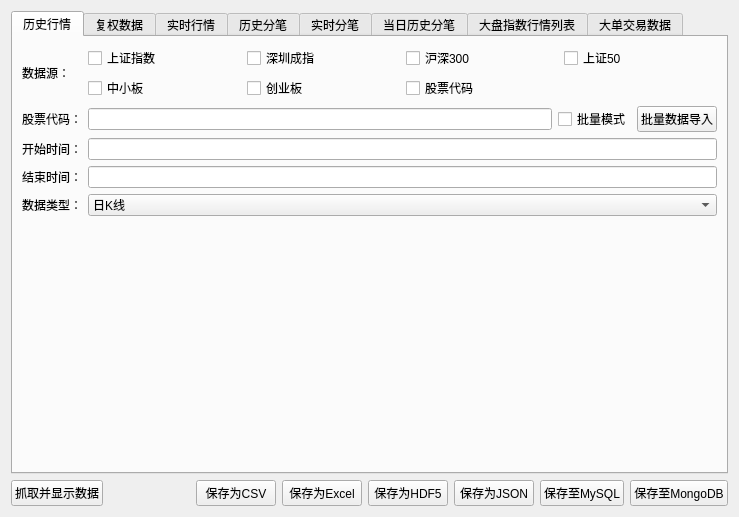
<?xml version="1.0" encoding="UTF-8"?>
<ui version="4.0">
 <class>stockDataWidget</class>
 <widget class="QWidget" name="stockDataWidget">
  <property name="geometry">
   <rect>
    <x>0</x>
    <y>0</y>
    <width>739</width>
    <height>517</height>
   </rect>
  </property>
  <property name="windowTitle">
   <string>股票数据</string>
  </property>
  <layout class="QVBoxLayout" name="verticalLayout">
   <item>
    <widget class="QTabWidget" name="tabWidget">
     <property name="currentIndex">
      <number>0</number>
     </property>
     <widget class="QWidget" name="tabHistoricalQuotation">
      <attribute name="title">
       <string>历史行情</string>
      </attribute>
      <layout class="QVBoxLayout" name="verticalLayout_2">
       <item>
        <layout class="QGridLayout" name="gridLayout_2">
         <item row="0" column="0">
          <widget class="QLabel" name="labDataSource">
           <property name="text">
            <string>数据源：</string>
           </property>
          </widget>
         </item>
         <item row="0" column="1">
          <layout class="QGridLayout" name="gridLayout">
           <item row="0" column="0">
            <widget class="QCheckBox" name="chkBoxSH">
             <property name="text">
              <string>上证指数</string>
             </property>
             <attribute name="buttonGroup">
              <string notr="true">buttonGroup</string>
             </attribute>
            </widget>
           </item>
           <item row="0" column="1">
            <widget class="QCheckBox" name="chkBoxSZ">
             <property name="text">
              <string>深圳成指</string>
             </property>
             <attribute name="buttonGroup">
              <string notr="true">buttonGroup</string>
             </attribute>
            </widget>
           </item>
           <item row="0" column="2">
            <widget class="QCheckBox" name="chkBoxHS300">
             <property name="text">
              <string>沪深300</string>
             </property>
             <attribute name="buttonGroup">
              <string notr="true">buttonGroup</string>
             </attribute>
            </widget>
           </item>
           <item row="0" column="3">
            <widget class="QCheckBox" name="chkBoxSZ50">
             <property name="text">
              <string>上证50</string>
             </property>
             <attribute name="buttonGroup">
              <string notr="true">buttonGroup</string>
             </attribute>
            </widget>
           </item>
           <item row="1" column="0">
            <widget class="QCheckBox" name="chkBoxZXB">
             <property name="text">
              <string>中小板</string>
             </property>
             <attribute name="buttonGroup">
              <string notr="true">buttonGroup</string>
             </attribute>
            </widget>
           </item>
           <item row="1" column="1">
            <widget class="QCheckBox" name="chkBoxCYB">
             <property name="text">
              <string>创业板</string>
             </property>
             <attribute name="buttonGroup">
              <string notr="true">buttonGroup</string>
             </attribute>
            </widget>
           </item>
           <item row="1" column="2" colspan="2">
            <widget class="QCheckBox" name="chkBoxStockCode">
             <property name="text">
              <string>股票代码</string>
             </property>
             <attribute name="buttonGroup">
              <string notr="true">buttonGroup</string>
             </attribute>
            </widget>
           </item>
          </layout>
         </item>
         <item row="1" column="0">
          <widget class="QLabel" name="labStockCodeForHistoricalQuotation">
           <property name="text">
            <string>股票代码：</string>
           </property>
          </widget>
         </item>
         <item row="1" column="1">
          <layout class="QHBoxLayout" name="horizontalLayout_2">
           <item>
            <widget class="QLineEdit" name="lineEditStockCodeForHistoricalQuotation"/>
           </item>
           <item>
            <widget class="QCheckBox" name="chkBoxBulkModeForHistoricalQuotation">
             <property name="text">
              <string>批量模式</string>
             </property>
            </widget>
           </item>
           <item>
            <widget class="QPushButton" name="btnBulkModeForHistoricalQuotation">
             <property name="text">
              <string>批量数据导入</string>
             </property>
            </widget>
           </item>
          </layout>
         </item>
         <item row="2" column="0">
          <widget class="QLabel" name="labStartTimeForHistoricalQuotation">
           <property name="text">
            <string>开始时间：</string>
           </property>
          </widget>
         </item>
         <item row="2" column="1">
          <widget class="LineEdit" name="lineEditStartTimeForHistoricalQuotation"/>
         </item>
         <item row="3" column="0">
          <widget class="QLabel" name="labEndTimeForHistoricalQuotation">
           <property name="text">
            <string>结束时间：</string>
           </property>
          </widget>
         </item>
         <item row="3" column="1">
          <widget class="LineEdit" name="lineEditEndTimeForHistoricalQuotation"/>
         </item>
         <item row="4" column="0">
          <widget class="QLabel" name="labDataType">
           <property name="text">
            <string>数据类型：</string>
           </property>
          </widget>
         </item>
         <item row="4" column="1">
          <widget class="QComboBox" name="comboBoxDataType">
           <item>
            <property name="text">
             <string>日K线</string>
            </property>
           </item>
           <item>
            <property name="text">
             <string>每周</string>
            </property>
           </item>
           <item>
            <property name="text">
             <string>每月</string>
            </property>
           </item>
           <item>
            <property name="text">
             <string>5分钟</string>
            </property>
           </item>
           <item>
            <property name="text">
             <string>15分钟</string>
            </property>
           </item>
           <item>
            <property name="text">
             <string>30分钟</string>
            </property>
           </item>
           <item>
            <property name="text">
             <string>60分钟</string>
            </property>
           </item>
          </widget>
         </item>
        </layout>
       </item>
       <item>
        <widget class="QWidget" name="widgetHistoricalQuotation" native="true">
         <property name="sizePolicy">
          <sizepolicy hsizetype="Preferred" vsizetype="Expanding">
           <horstretch>0</horstretch>
           <verstretch>0</verstretch>
          </sizepolicy>
         </property>
        </widget>
       </item>
      </layout>
     </widget>
     <widget class="QWidget" name="tabRehabilitationData">
      <attribute name="title">
       <string>复权数据</string>
      </attribute>
      <layout class="QVBoxLayout" name="verticalLayout_3">
       <item>
        <layout class="QGridLayout" name="gridLayout_3">
         <item row="0" column="0">
          <widget class="QLabel" name="labStockCodeForRehabilitationData">
           <property name="text">
            <string>股票代码：</string>
           </property>
          </widget>
         </item>
         <item row="0" column="1">
          <layout class="QHBoxLayout" name="horizontalLayout_3">
           <item>
            <widget class="QLineEdit" name="lineEditStockCodeForRehabilitationData"/>
           </item>
           <item>
            <widget class="QCheckBox" name="chkBoxBulkModeForRehabilitationData">
             <property name="text">
              <string>批量模式</string>
             </property>
            </widget>
           </item>
           <item>
            <widget class="QPushButton" name="btnBulkModeForRehabilitationData">
             <property name="text">
              <string>批量数据导入</string>
             </property>
            </widget>
           </item>
          </layout>
         </item>
         <item row="1" column="0">
          <widget class="QLabel" name="labStartTimeForRehabilitationData">
           <property name="text">
            <string>开始时间：</string>
           </property>
          </widget>
         </item>
         <item row="1" column="1">
          <widget class="LineEdit" name="lineEditStartTimeForRehabilitationData"/>
         </item>
         <item row="2" column="0">
          <widget class="QLabel" name="labEndTimeForRehabilitationData">
           <property name="text">
            <string>结束时间：</string>
           </property>
          </widget>
         </item>
         <item row="2" column="1">
          <widget class="LineEdit" name="lineEditEndTimeForRehabilitationData"/>
         </item>
         <item row="3" column="0">
          <widget class="QLabel" name="labRehabilitationType">
           <property name="text">
            <string>复权类型：</string>
           </property>
          </widget>
         </item>
         <item row="3" column="1">
          <widget class="QComboBox" name="comboBoxRehabilitationType">
           <item>
            <property name="text">
             <string>前复权</string>
            </property>
           </item>
           <item>
            <property name="text">
             <string>后复权</string>
            </property>
           </item>
           <item>
            <property name="text">
             <string>不复权</string>
            </property>
           </item>
          </widget>
         </item>
         <item row="4" column="0">
          <widget class="QLabel" name="labIsMarketIndex">
           <property name="text">
            <string>是否为大盘指数：</string>
           </property>
          </widget>
         </item>
         <item row="4" column="1">
          <layout class="QHBoxLayout" name="horizontalLayout_4">
           <item>
            <widget class="QCheckBox" name="chkBoxYes">
             <property name="text">
              <string>是</string>
             </property>
             <attribute name="buttonGroup">
              <string notr="true">buttonGroup_2</string>
             </attribute>
            </widget>
           </item>
           <item>
            <widget class="QCheckBox" name="chkBoxNo">
             <property name="text">
              <string>否</string>
             </property>
             <attribute name="buttonGroup">
              <string notr="true">buttonGroup_2</string>
             </attribute>
            </widget>
           </item>
           <item>
            <spacer name="horizontalSpacer_2">
             <property name="orientation">
              <enum>Qt::Horizontal</enum>
             </property>
             <property name="sizeHint" stdset="0">
              <size>
               <width>40</width>
               <height>20</height>
              </size>
             </property>
            </spacer>
           </item>
          </layout>
         </item>
        </layout>
       </item>
       <item>
        <widget class="QWidget" name="widgetRehabilitationData" native="true">
         <property name="sizePolicy">
          <sizepolicy hsizetype="Preferred" vsizetype="Expanding">
           <horstretch>0</horstretch>
           <verstretch>0</verstretch>
          </sizepolicy>
         </property>
        </widget>
       </item>
      </layout>
     </widget>
     <widget class="QWidget" name="tabRealTimeQuotes">
      <attribute name="title">
       <string>实时行情</string>
      </attribute>
      <layout class="QVBoxLayout" name="verticalLayout_4">
       <item>
        <widget class="QWidget" name="widgetRealTimeQuotes" native="true">
         <property name="sizePolicy">
          <sizepolicy hsizetype="Expanding" vsizetype="Expanding">
           <horstretch>0</horstretch>
           <verstretch>0</verstretch>
          </sizepolicy>
         </property>
        </widget>
       </item>
      </layout>
     </widget>
     <widget class="QWidget" name="tabHistoricalTick">
      <attribute name="title">
       <string>历史分笔</string>
      </attribute>
      <layout class="QVBoxLayout" name="verticalLayout_5">
       <item>
        <layout class="QGridLayout" name="gridLayout_4">
         <item row="0" column="0">
          <widget class="QLabel" name="labStockCodeForHistoricalTick">
           <property name="text">
            <string>股票代码：</string>
           </property>
          </widget>
         </item>
         <item row="0" column="1">
          <layout class="QHBoxLayout" name="horizontalLayout_6">
           <item>
            <widget class="QLineEdit" name="lineEditStockCodeForHistoricalTick"/>
           </item>
           <item>
            <widget class="QCheckBox" name="chkBoxBulkModeForHistoricalTick">
             <property name="text">
              <string>批量模式</string>
             </property>
            </widget>
           </item>
           <item>
            <widget class="QPushButton" name="btnBulkModeForHistoricalTick">
             <property name="text">
              <string>批量数据导入</string>
             </property>
            </widget>
           </item>
          </layout>
         </item>
         <item row="1" column="0">
          <widget class="QLabel" name="labTickTimeForHistoricalTick">
           <property name="text">
            <string>分笔日期：</string>
           </property>
          </widget>
         </item>
         <item row="1" column="1">
          <widget class="LineEdit" name="lineEditTickTimeForHistoricalTick"/>
         </item>
        </layout>
       </item>
       <item>
        <widget class="QWidget" name="widgetHistoricalTick" native="true">
         <property name="sizePolicy">
          <sizepolicy hsizetype="Preferred" vsizetype="Expanding">
           <horstretch>0</horstretch>
           <verstretch>0</verstretch>
          </sizepolicy>
         </property>
        </widget>
       </item>
      </layout>
     </widget>
     <widget class="QWidget" name="tabRealTimeTick">
      <attribute name="title">
       <string>实时分笔</string>
      </attribute>
      <layout class="QVBoxLayout" name="verticalLayout_6">
       <item>
        <layout class="QGridLayout" name="gridLayout_6">
         <item row="0" column="0">
          <widget class="QLabel" name="labDataSourceForRealTimeTick">
           <property name="text">
            <string>数据源：</string>
           </property>
          </widget>
         </item>
         <item row="0" column="1">
          <layout class="QGridLayout" name="gridLayout_5">
           <item row="0" column="0">
            <widget class="QCheckBox" name="chkBoxSHForRealTimeTick">
             <property name="text">
              <string>上证指数</string>
             </property>
            </widget>
           </item>
           <item row="0" column="1">
            <widget class="QCheckBox" name="chkBoxSZForRealTimeTick">
             <property name="text">
              <string>深圳成指</string>
             </property>
            </widget>
           </item>
           <item row="0" column="2">
            <widget class="QCheckBox" name="chkBoxHS300ForRealTimeTick">
             <property name="text">
              <string>沪深300</string>
             </property>
            </widget>
           </item>
           <item row="0" column="3">
            <widget class="QCheckBox" name="chkBoxSZ50ForRealTimeTick">
             <property name="text">
              <string>上证50</string>
             </property>
            </widget>
           </item>
           <item row="1" column="0">
            <widget class="QCheckBox" name="chkBoxZXBForRealTimeTick">
             <property name="text">
              <string>中小板</string>
             </property>
            </widget>
           </item>
           <item row="1" column="1">
            <widget class="QCheckBox" name="chkBoxCYBForRealTimeTick">
             <property name="text">
              <string>创业板</string>
             </property>
            </widget>
           </item>
           <item row="1" column="2" colspan="2">
            <widget class="QCheckBox" name="chkBoxStockCodeForRealTimeTick">
             <property name="text">
              <string>股票代码</string>
             </property>
            </widget>
           </item>
          </layout>
         </item>
         <item row="1" column="0">
          <widget class="QLabel" name="labStockCodeForRealTimeTick">
           <property name="text">
            <string>股票代码：</string>
           </property>
          </widget>
         </item>
         <item row="1" column="1">
          <layout class="QHBoxLayout" name="horizontalLayout_5">
           <item>
            <widget class="QLineEdit" name="lineEditStockCodeForRealTimeTick"/>
           </item>
           <item>
            <widget class="QCheckBox" name="chkBoxBulkModeForRealTimeTick">
             <property name="text">
              <string>批量模式</string>
             </property>
            </widget>
           </item>
           <item>
            <widget class="QPushButton" name="btnBulkModeForRealTimeTick">
             <property name="text">
              <string>批量数据导入</string>
             </property>
            </widget>
           </item>
          </layout>
         </item>
        </layout>
       </item>
       <item>
        <widget class="QWidget" name="widgetRealTimeTick" native="true">
         <property name="sizePolicy">
          <sizepolicy hsizetype="Preferred" vsizetype="Expanding">
           <horstretch>0</horstretch>
           <verstretch>0</verstretch>
          </sizepolicy>
         </property>
        </widget>
       </item>
      </layout>
     </widget>
     <widget class="QWidget" name="tabSameDayHistoricalTick">
      <attribute name="title">
       <string>当日历史分笔</string>
      </attribute>
      <layout class="QVBoxLayout" name="verticalLayout_7">
       <item>
        <layout class="QHBoxLayout" name="horizontalLayout_7">
         <item>
          <widget class="QLabel" name="labStockCodeForSameDayHistoricalTick">
           <property name="text">
            <string>股票代码：</string>
           </property>
          </widget>
         </item>
         <item>
          <widget class="QLineEdit" name="lineEditStockCodeForSameDayHistoricalTick"/>
         </item>
         <item>
          <widget class="QCheckBox" name="chkBoxBulkModeForSameDayHistoricalTick">
           <property name="text">
            <string>批量模式</string>
           </property>
          </widget>
         </item>
         <item>
          <widget class="QPushButton" name="btnBulkModeForSameDayHistoricalTick">
           <property name="text">
            <string>批量数据导入</string>
           </property>
          </widget>
         </item>
        </layout>
       </item>
       <item>
        <widget class="QWidget" name="widgetSameDayHistoricalTick" native="true">
         <property name="sizePolicy">
          <sizepolicy hsizetype="Preferred" vsizetype="Expanding">
           <horstretch>0</horstretch>
           <verstretch>0</verstretch>
          </sizepolicy>
         </property>
        </widget>
       </item>
      </layout>
     </widget>
     <widget class="QWidget" name="tabMarketIndexList">
      <attribute name="title">
       <string>大盘指数行情列表</string>
      </attribute>
      <layout class="QGridLayout" name="gridLayout_8">
       <item row="0" column="0">
        <widget class="QWidget" name="widgetMarketIndexList" native="true"/>
       </item>
      </layout>
     </widget>
     <widget class="QWidget" name="tabBigSingleTransactionData">
      <attribute name="title">
       <string>大单交易数据</string>
      </attribute>
      <layout class="QVBoxLayout" name="verticalLayout_8">
       <item>
        <layout class="QGridLayout" name="gridLayout_7">
         <item row="0" column="0">
          <widget class="QLabel" name="labStockCodeForBigSingleTransactionData">
           <property name="text">
            <string>股票代码：</string>
           </property>
          </widget>
         </item>
         <item row="0" column="1">
          <layout class="QHBoxLayout" name="horizontalLayout_8">
           <item>
            <widget class="QLineEdit" name="lineEditStockCodeForBigSingleTransactionData"/>
           </item>
           <item>
            <widget class="QCheckBox" name="chkBoxBulkModeForBigSingleTransactionData">
             <property name="text">
              <string>批量模式</string>
             </property>
            </widget>
           </item>
           <item>
            <widget class="QPushButton" name="btnBulkModeForBigSingleTransactionData">
             <property name="text">
              <string>批量数据导入</string>
             </property>
            </widget>
           </item>
          </layout>
         </item>
         <item row="1" column="0">
          <widget class="QLabel" name="labTransactionTimeForBigSingleTransactionData">
           <property name="text">
            <string>交易日期：</string>
           </property>
          </widget>
         </item>
         <item row="1" column="1">
          <widget class="LineEdit" name="lineEditTransactionTimeForBigSingleTransactionData"/>
         </item>
         <item row="2" column="0">
          <widget class="QLabel" name="labLots">
           <property name="text">
            <string>手数：</string>
           </property>
          </widget>
         </item>
         <item row="2" column="1">
          <widget class="LineEdit" name="lineEditLots">
           <property name="text">
            <string>400</string>
           </property>
          </widget>
         </item>
        </layout>
       </item>
       <item>
        <widget class="QWidget" name="widgetBigSingleTransactionData" native="true">
         <property name="sizePolicy">
          <sizepolicy hsizetype="Preferred" vsizetype="Expanding">
           <horstretch>0</horstretch>
           <verstretch>0</verstretch>
          </sizepolicy>
         </property>
        </widget>
       </item>
      </layout>
     </widget>
    </widget>
   </item>
   <item>
    <layout class="QHBoxLayout" name="horizontalLayout">
     <item>
      <widget class="QPushButton" name="btnShowData">
       <property name="text">
        <string>抓取并显示数据</string>
       </property>
      </widget>
     </item>
     <item>
      <spacer name="horizontalSpacer">
       <property name="orientation">
        <enum>Qt::Horizontal</enum>
       </property>
       <property name="sizeHint" stdset="0">
        <size>
         <width>40</width>
         <height>20</height>
        </size>
       </property>
      </spacer>
     </item>
     <item>
      <widget class="QPushButton" name="btnSaveToCSV">
       <property name="text">
        <string>保存为CSV</string>
       </property>
      </widget>
     </item>
     <item>
      <widget class="QPushButton" name="btnSaveToExcel">
       <property name="text">
        <string>保存为Excel</string>
       </property>
      </widget>
     </item>
     <item>
      <widget class="QPushButton" name="btnSaveToHDF5">
       <property name="text">
        <string>保存为HDF5</string>
       </property>
      </widget>
     </item>
     <item>
      <widget class="QPushButton" name="btnSaveToJSON">
       <property name="text">
        <string>保存为JSON</string>
       </property>
      </widget>
     </item>
     <item>
      <widget class="QPushButton" name="btnSaveToMySQL">
       <property name="text">
        <string>保存至MySQL</string>
       </property>
      </widget>
     </item>
     <item>
      <widget class="QPushButton" name="btnSaveToMongoDB">
       <property name="text">
        <string>保存至MongoDB</string>
       </property>
      </widget>
     </item>
    </layout>
   </item>
  </layout>
 </widget>
 <customwidgets>
  <customwidget>
   <class>LineEdit</class>
   <extends>QLineEdit</extends>
   <header>lineEdit.h</header>
  </customwidget>
 </customwidgets>
 <resources/>
 <connections/>
 <buttongroups>
  <buttongroup name="buttonGroup"/>
  <buttongroup name="buttonGroup_2"/>
 </buttongroups>
</ui>
